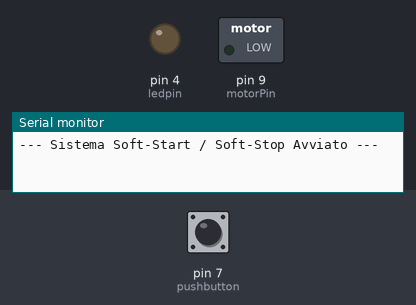
Bench run of a sketch on a simulated Arduino Uno, built with avr-gcc and run on an emulated ATmega328P. Parts: switched loads named in the sketch (green lamp = pin HIGH), output pins drawn as LEDs (lit = HIGH), the last lines printed to the serial monitor. The test bench sets the inputs (shaded band); at power-on: pin 7 (pushbutton) LOW.

Above: at 1.2 s.
1.3 s: pin 7 (pushbutton) pulled HIGH for 0.15 s
At 1.45 s:
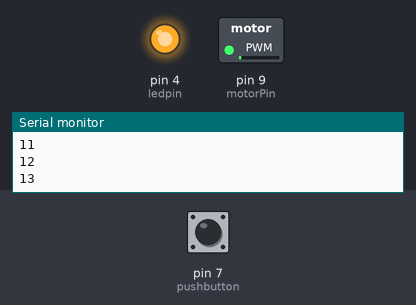
At 4.1 s:
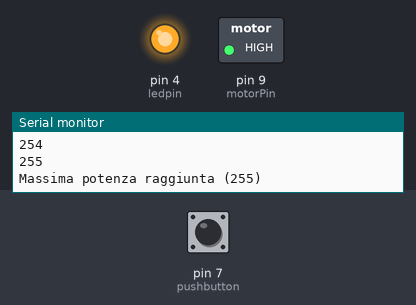
4.3 s: pin 7 (pushbutton) pulled HIGH for 1 s
At 4.45 s:
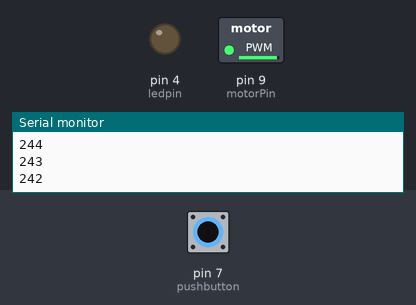
Timing chart, 0 to 8.4 s (numbered marks = the images above; inputs shaded):
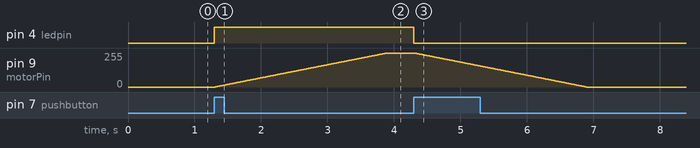

The sketch:

Servo_ITS.ino
```cpp
int ledpin = 4;
int pushbutton = 7;
int motorPin = 9;

int val;
int lastval = 0;
int ledstate = LOW;

void setup() {
  Serial.begin(9600);
  pinMode(ledpin, OUTPUT);
  pinMode(pushbutton, INPUT);
  pinMode(motorPin, OUTPUT);

  Serial.println("--- Sistema Soft-Start / Soft-Stop Avviato ---");
}

void loop(){
  val = digitalRead(pushbutton);


  if (val == 1 && val != lastval){


    ledstate = !ledstate;
    digitalWrite(ledpin, ledstate);


    if (ledstate == HIGH) {

       Serial.println("ON -> Accelerazione in corso...");

       for (int i = 0; i <= 255; i++) {
         analogWrite(motorPin, i);
         delay(10);
         Serial.println(i);
       }

       Serial.println("Massima potenza raggiunta (255)");
    }
    else {

       Serial.println("OFF -> Decelerazione in corso...");

       for (int i = 255; i >= 0; i--) {
         analogWrite(motorPin, i);
         delay(10);
         Serial.println(i);
       }

       Serial.println("Motore Fermo (0)");
    }


    delay(100);
  }

  lastval = val;
}
```

Measured:
- after the input at 1.3 s, pin 4 (ledpin): LOW → HIGH at once; pin 9 (motorPin): moves from 0/255 to 255/255 over 2.6 s, starting at once
- after the input at 4.3 s, pin 4 (ledpin): HIGH → LOW at once; pin 9 (motorPin): moves from 255/255 to 0/255 over 2.6 s, starting at once
